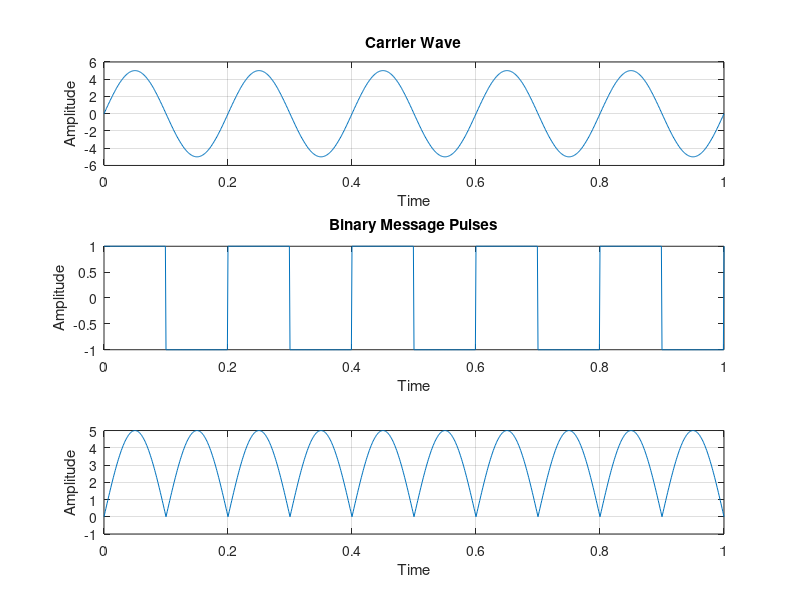

This figure's MATLAB source:

%%  ASK

clc;
close all                               %for closing all the window except command window
clear all                               %for deleting all the variables from the memory
fc=input('Enter the freq of Sine Wave carrier:');
fp=input('Enter the freq of Periodic Binary pulse (Message):');
amp=input('Enter the amplitude (For Carrier & Binary Pulse Message):');
t=0:0.001:1;                            % For setting the sampling interval
c=amp.*sin(2*pi*fc*t);                  % For Generating Carrier Sine wave
subplot(3,1,1)                          %For Plotting The Carrier wave
plot(t,c)
xlabel('Time')
ylabel('Amplitude')
title('Carrier Wave')
m=amp/2.*square(2*pi*fp*t)+(amp/2);     %For Generating Square wave message
subplot(3,1,2)                          %For Plotting The Square Binary Pulse (Message)
plot(t,m)
xlabel('Time')
ylabel('Amplitude')
title('Binary Message Pulses')
w=c.*m;                                  % The Shift Keyed Wave
subplot(3,1,3)                           %For Plotting The Amplitude Shift Keyed Wave
plot(t,w)
xlabel('Time')
ylabel('Amplitude')
title('Amplitide Shift Keyed Signal')

%%  FSK

clc;
close all                         %for closing all the window except command window
clear all                         %for deleting all the variables from the memory
fc1=input('Enter the freq of 1st Sine Wave carrier:');
fc2=input('Enter the freq of 2nd Sine Wave carrier:');
fp=input('Enter the freq of Periodic Binary pulse (Message):');
amp=input('Enter the amplitude (For Both Carrier & Binary Pulse Message):');
amp=amp/2;
t=0:0.001:1;                       % For setting the sampling interval
c1=amp.*sin(2*pi*fc1*t);           % For Generating 1st Carrier Sine wave
c2=amp.*sin(2*pi*fc2*t);           % For Generating 2nd Carrier Sine wave
subplot(4,1,1);                    %For Plotting The Carrier wave
plot(t,c1)
xlabel('Time')
ylabel('Amplitude')
title('Carrier 1 Wave')
subplot(4,1,2)                      %For Plotting The Carrier wave
plot(t,c2)
xlabel('Time')
ylabel('Amplitude')
title('Carrier 2 Wave')
m=amp.*square(2*pi*fp*t)+amp;       %For Generating Square wave message
subplot(4,1,3)                      %For Plotting The Square Binary Pulse (Message)
plot(t,m)
xlabel('Time')
ylabel('Amplitude')
title('Binary Message Pulses')
for i=0:1000                        %here we are generating the modulated wave
    if m(i+1)==0
        mm(i+1)=c2(i+1);
        else
        mm(i+1)=c1(i+1);
    end
end
subplot(4,1,4) %For Plotting The Modulated wave
plot(t,mm)
xlabel('Time')
ylabel('Amplitude')
title('Modulated Wave')

%% PSK

clc;
close all                               %for closing all the window except command window
clear all                               %for deleting all the variables from the memory
fc=input('Enter the freq of Sine Wave carrier:');
fp=input('Enter the freq of Periodic Binary pulse (Message):');
amp=input('Enter the amplitude (For Carrier & Binary Pulse Message):');
t=0:0.001:1;                            % For setting the sampling interval
c=amp.*sin(2*pi*fc*t);                  % For Generating Carrier Sine wave
subplot(3,1,1)                          %For Plotting The Carrier wave
plot(t,c)
xlabel('Time')
ylabel('Amplitude')
title('Carrier Wave')
grid on;
m=square(2*pi*fp*t);     %For Generating Square wave message
subplot(3,1,2)                          %For Plotting The Square Binary Pulse (Message)
plot(t,m)
xlabel('Time')
ylabel('Amplitude')
title('Binary Message Pulses')
w=c.*m;                                  % The Shift Keyed Wave
subplot(3,1,3)                           %For Plotting The Amplitude Shift Keyed Wave
plot(t,w)
xlabel('Time')
ylabel('Amplitude')
grid on;